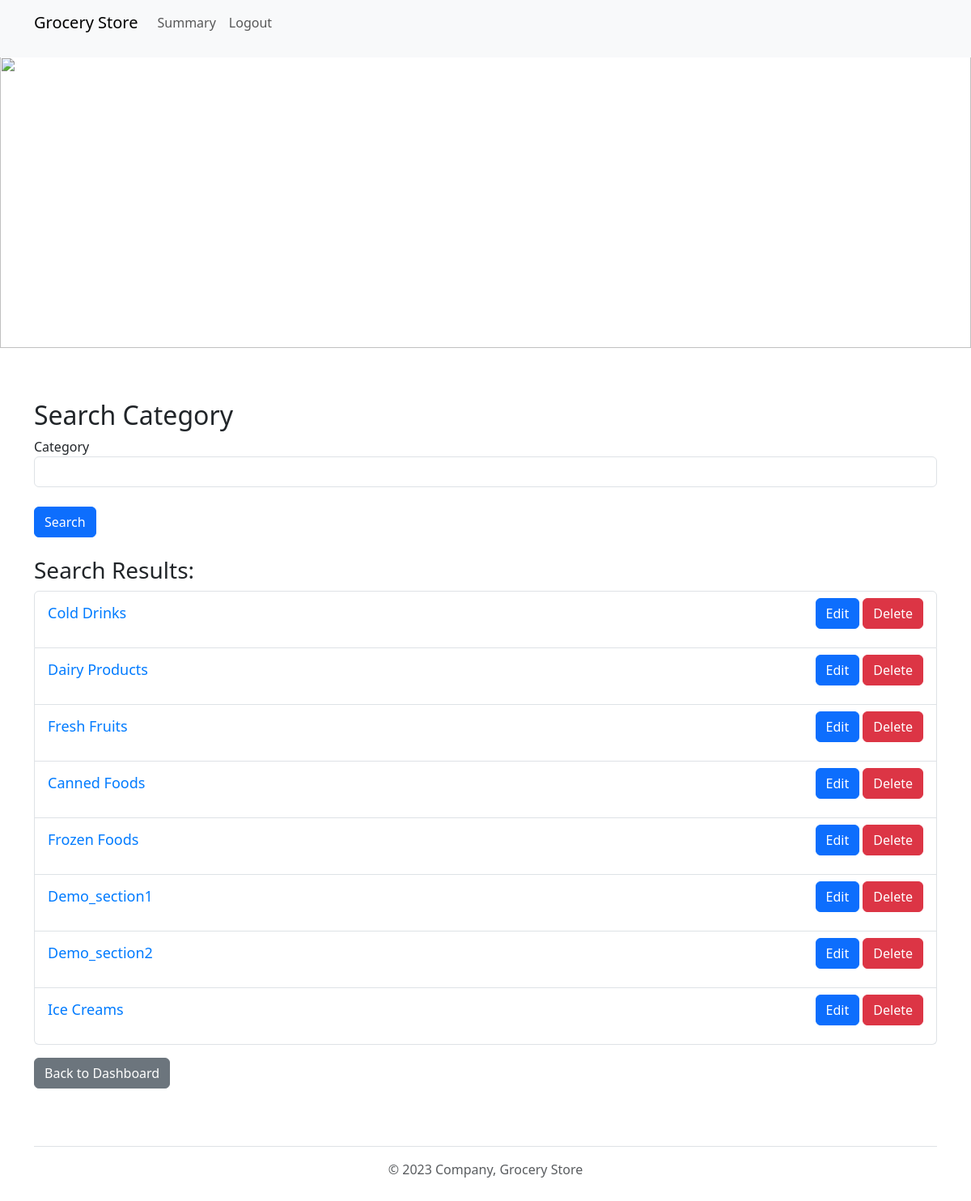
Page /admin_search_section (signed in) on the earlier database version.
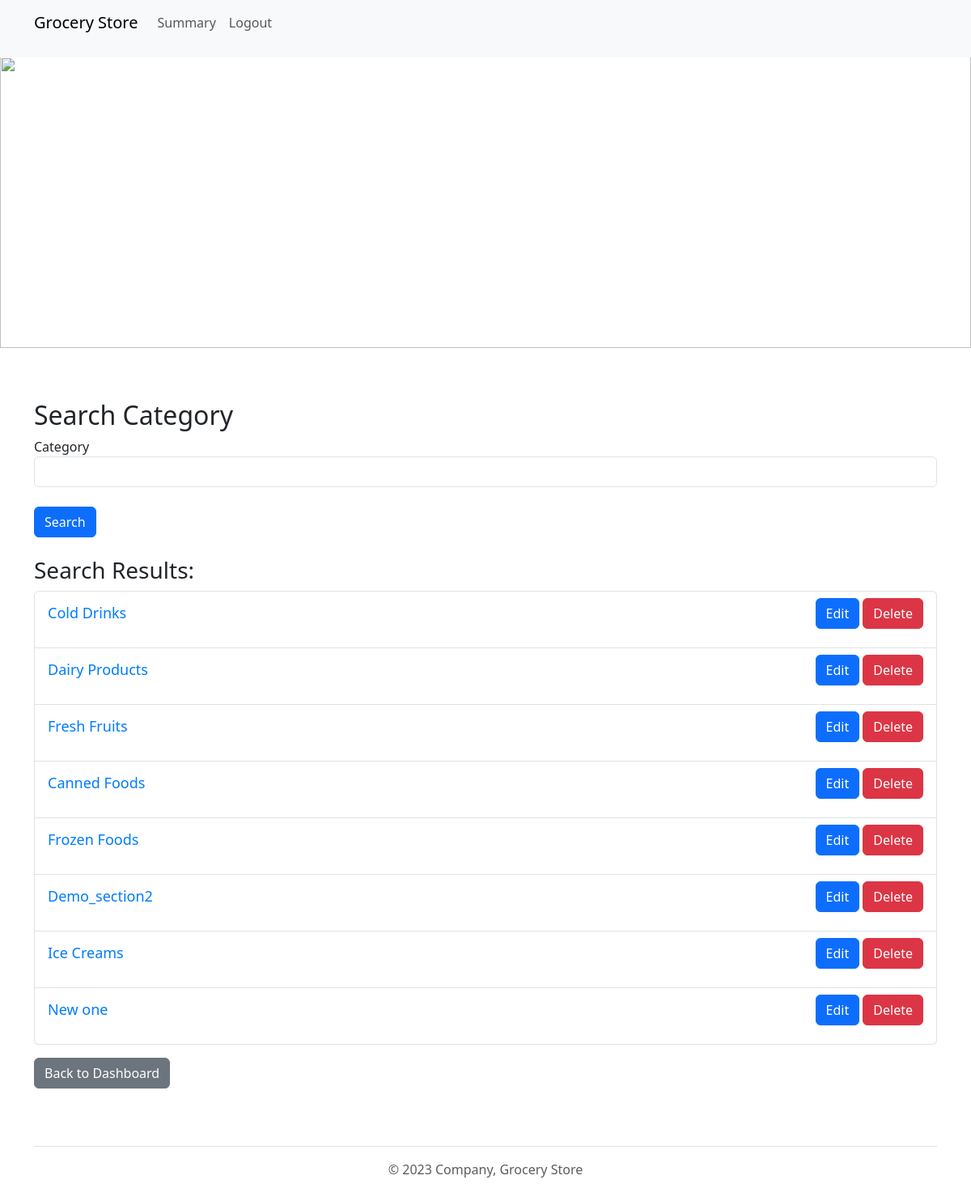
Same page on the later database version.
### application/models.py (models this page shows)
class Sections(db.Model):
    __tablename__ = "sections"
    section_id = db.Column(db.Integer, primary_key=True, autoincrement=True)
    section_name = db.Column(db.String(200), nullable=False)

### application/controllers.py (the view)
@app.route("/admin_search_section", methods=["GET", "POST"])
@login_required
def admin_search_section():
    form=SearchForm()
    if request.method == "POST":
        category = request.form.get("category")
        if category:
            sections = Sections.query.filter(Sections.section_name.ilike(f'%{category}%')).all()
        else:
            sections = Sections.query.all()
    else:
        sections = Sections.query.all()
    return render_template('admin_search_section.html', sections=sections, form=form)

### application/forms.py
class SearchForm(FlaskForm):
    category = StringField("Category", validators=[])
    name = StringField("Name", validators=[])
    price = FloatField("Price", validators=[NumberRange(min=0, message="Price must be greater than or equal to 0.")])
    manufacture_date = DateField("Manufacture Date")
    expiry_date = DateField("Expiry Date")
    submit = SubmitField("Search")

### application/controllers.py (called while the page is built)
@login_manager.user_loader
def load_user(user_id):
    return Users.query.get(int(user_id))

### templates/admin_search_section.html (shortened to what this page needs)
<!DOCTYPE html>
<html>
<head>
    <link href="https://cdn.jsdelivr.net/npm/bootstrap@5.3.0/dist/css/bootstrap.min.css" rel="stylesheet">
    <link rel="stylesheet" type="text/css" href="{{ url_for('static', filename='styles.css') }}">
</head>
<body>
    {% include 'admin_header.html' %}
    {% include 'banner.html' %}
    <div class="container mt-5">
        <h2>Search Category</h2>
        <form method="POST" action="{{ url_for('admin_search_section') }}">
            <div class="form-group">
                {{ form.category.label }}
                {{ form.category(class="form-control") }}
            </div>
            <br>
            <button type="submit" class="btn btn-primary">Search</button>
        </form>
        <br>
        <h3>Search Results:</h3>
        <ul class="list-group">
            {% for section in sections %}
            <li class="list-group-item">
                <div class="d-flex justify-content-between align-items-center">
                    <div>
                        <a href="{{ url_for('manage_products', section_id=section.section_id) }}">{{ section.section_name }}</a>
                    </div>
                    <div>
                        <a href="{{ url_for('edit_section', section_id=section.section_id) }}" class="btn btn-primary">Edit</a>
                        <a href="{{ url_for('delete_section', section_id=section.section_id) }}" class="btn btn-danger" onclick="return confirm('Are you sure you want to delete this section?')">Delete</a>
                    </div>
                </div>
            </li>
            {% endfor %}
        </ul>
        <p><a href="{{ url_for('admin_dashboard') }}" class="btn btn-secondary mt-3">Back to Dashboard</a></p>
    </div>
    {% include 'footer.html' %}
</body>
</html>

Differences in the rows shown:
removed Sections: section_name "Demo_section1"
added Sections: section_name "New one"
